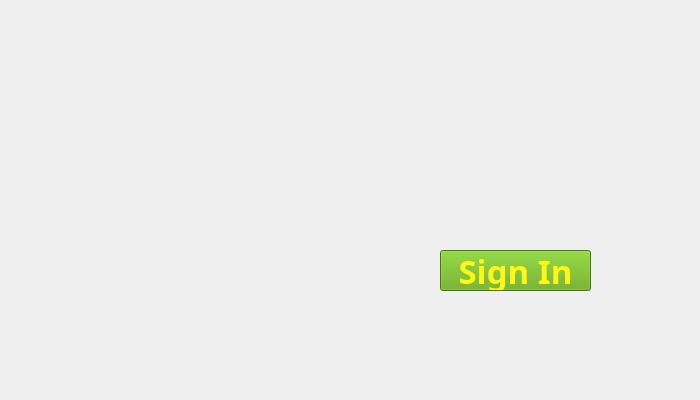
<?xml version="1.0" encoding="UTF-8"?>
<ui version="4.0">
 <class>MainWindow</class>
 <widget class="QMainWindow" name="MainWindow">
  <property name="enabled">
   <bool>true</bool>
  </property>
  <property name="geometry">
   <rect>
    <x>0</x>
    <y>0</y>
    <width>700</width>
    <height>400</height>
   </rect>
  </property>
  <property name="minimumSize">
   <size>
    <width>700</width>
    <height>400</height>
   </size>
  </property>
  <property name="maximumSize">
   <size>
    <width>700</width>
    <height>400</height>
   </size>
  </property>
  <property name="baseSize">
   <size>
    <width>0</width>
    <height>0</height>
   </size>
  </property>
  <property name="windowTitle">
   <string>MainWindow</string>
  </property>
  <widget class="QWidget" name="centralwidget">
   <widget class="QLabel" name="label">
    <property name="geometry">
     <rect>
      <x>0</x>
      <y>0</y>
      <width>701</width>
      <height>401</height>
     </rect>
    </property>
    <property name="text">
     <string/>
    </property>
    <property name="pixmap">
     <pixmap>../image/Bia.png</pixmap>
    </property>
    <property name="scaledContents">
     <bool>true</bool>
    </property>
   </widget>
   <widget class="QPushButton" name="pushButtonSignIn">
    <property name="geometry">
     <rect>
      <x>440</x>
      <y>250</y>
      <width>151</width>
      <height>41</height>
     </rect>
    </property>
    <property name="font">
     <font>
      <family>Cascadia Code Light</family>
      <pointsize>25</pointsize>
      <weight>75</weight>
      <italic>false</italic>
      <bold>true</bold>
     </font>
    </property>
    <property name="whatsThis">
     <string>&lt;html&gt;&lt;head/&gt;&lt;body&gt;&lt;p&gt;&lt;span style=&quot; color:#005500;&quot;&gt;Sign Up&lt;/span&gt;&lt;/p&gt;&lt;/body&gt;&lt;/html&gt;</string>
    </property>
    <property name="styleSheet">
     <string notr="true">background-color: rgb(94, 167, 15);
color: rgb(255, 248, 23);</string>
    </property>
    <property name="text">
     <string>Sign In</string>
    </property>
   </widget>
  </widget>
 </widget>
 <resources/>
 <connections/>
</ui>
